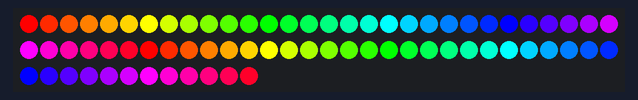
The sketch below on a simulated Arduino Uno, built with avr-gcc and run on an emulated ATmega328P. Parts: 72 RGB LEDs in strip order, left to right, continuing on the next row. Dim RGB values are drawn brighter than linear.

Above: at 0.16 s.
At 7.9 s:
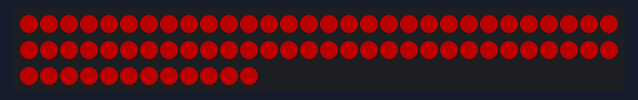
At 8.4 s:
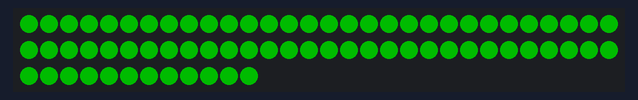
At 8.9 s:
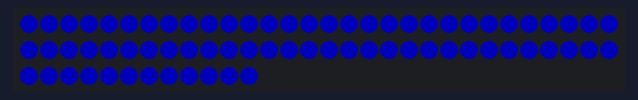
At 9.4 s:
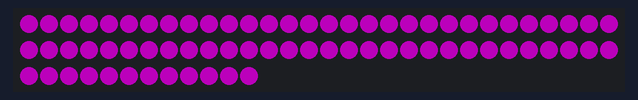
At 10.4 s:
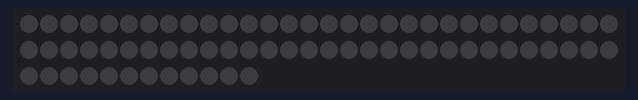

Measured:
- by itself, everything shown: repeats every 10.8 s, in 31 steps
- what the display in image 1 shows lasts 0.5 s, from 7.8 s to 8.3 s

The sketch:

NeoPixel.ino
```cpp
#include <Adafruit_NeoPixel.h>

#define NUMPIXELS 72
#define DELAYVAL_5 200

#define LONGBOW_LENGTH (NUMPIXELS / 2)
#define DELAYVAL_LONGBOW 20

Adafruit_NeoPixel pixels(NUMPIXELS);

const uint8_t colors5[5][3] = {
  {0,0,0},
  {0,75,0},
  {75,0,0},
  {0,0,75},
  {75,0,75},
};

uint8_t longbow_colors[LONGBOW_LENGTH][3];

void setup() {
  pixels.begin();

  for(uint8_t i=0; i<LONGBOW_LENGTH; i++) {
    uint8_t* c = longbow_colors[i];
    rainbow_color(c, i, LONGBOW_LENGTH);
  }
}

// Generate the color of the rainbow at position i of length. Store in c.
// Adapted from https://github.com/Inseckto/HSV-to-RGB/blob/master/HSV2RGB.c
void rainbow_color(uint8_t* c, uint8_t index, uint8_t length) {
	float r=0, g=0, b=0;

	float h = (((float)index) / (float)length);// HUE / 360;
	float s = 1;// S / 100;
	float v = 1;// V / 100;

	int i = floor(h * 6);
	float f = h * 6 - i;
	float p = v * (1 - s);
	float q = v * (1 - f * s);
	float t = v * (1 - (1 - f) * s);

	switch (i % 6) {
		case 0: r = v, g = t, b = p; break;
		case 1: r = q, g = v, b = p; break;
		case 2: r = p, g = v, b = t; break;
		case 3: r = p, g = q, b = v; break;
		case 4: r = t, g = p, b = v; break;
		case 5: r = v, g = p, b = q; break;
	}

	c[0] = r * 255;
	c[1] = g * 255;
	c[2] = b * 255;
}

// Move 5 colors along the strip.
void loop_colors5() {
  static int offset = 0;
  for(int i=0; i<NUMPIXELS; i++) {
    const uint8_t* c = colors5[(i+offset) % 5];
    pixels.setPixelColor(i, pixels.Color(c[0], c[1], c[2]));
  }
  pixels.show();
  delay(DELAYVAL_5);
  offset += 1;
}

// Move a rainbow along the strip.
void loop_longbow() {
  static int offset = 0;
  for(int i=0; i<NUMPIXELS; i++) {
    const uint8_t* c = longbow_colors[(i+offset) % LONGBOW_LENGTH];
    pixels.setPixelColor(i, pixels.Color(c[0], c[1], c[2]));
  }
  pixels.show();
  delay(DELAYVAL_LONGBOW);
  offset += 1;
}

void loop_identical_colors() {
  static const uint8_t colors[7][3] = {
    {0,0,0},
    {75,0,0},
    {0,75,0},
    {0,0,75},
    {75,0,75},
    {75,75,75},
    {0,0,0},
  };
  for(int index=0; index<7; index++) {
    for(int i=0; i<NUMPIXELS; i++) {
      const uint8_t* c = colors[index];
      pixels.setPixelColor(i, pixels.Color(c[0], c[1], c[2]));
    }
    pixels.show();
    delay(500);
  }
}

void loop_combo() {
  for(int i=0; i<NUMPIXELS*4; i++) {
    loop_longbow();
  }
  loop_identical_colors();
}

void loop() {
  //loop_colors5();
  //loop_longbow();
  loop_combo();
}
```
